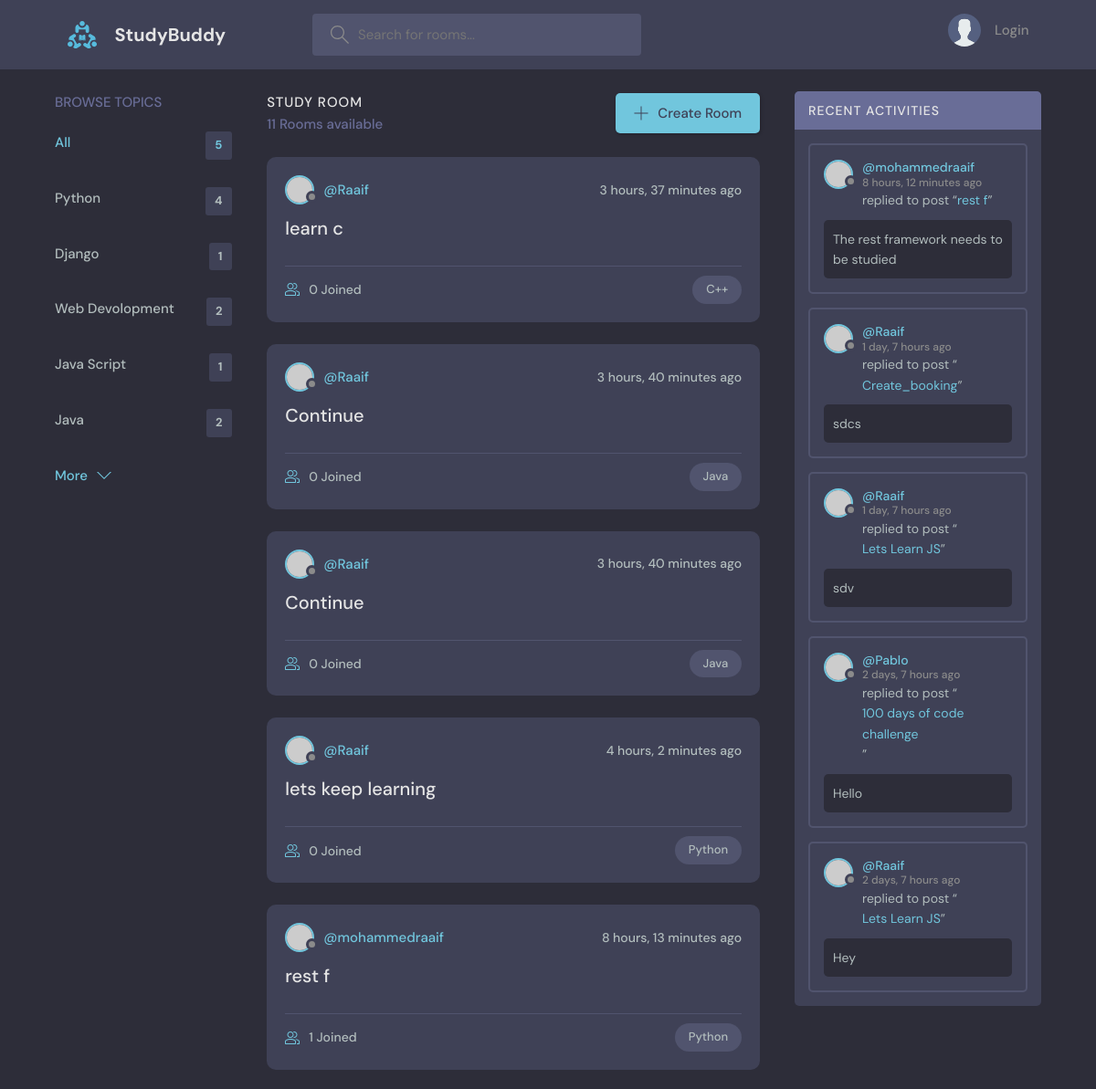
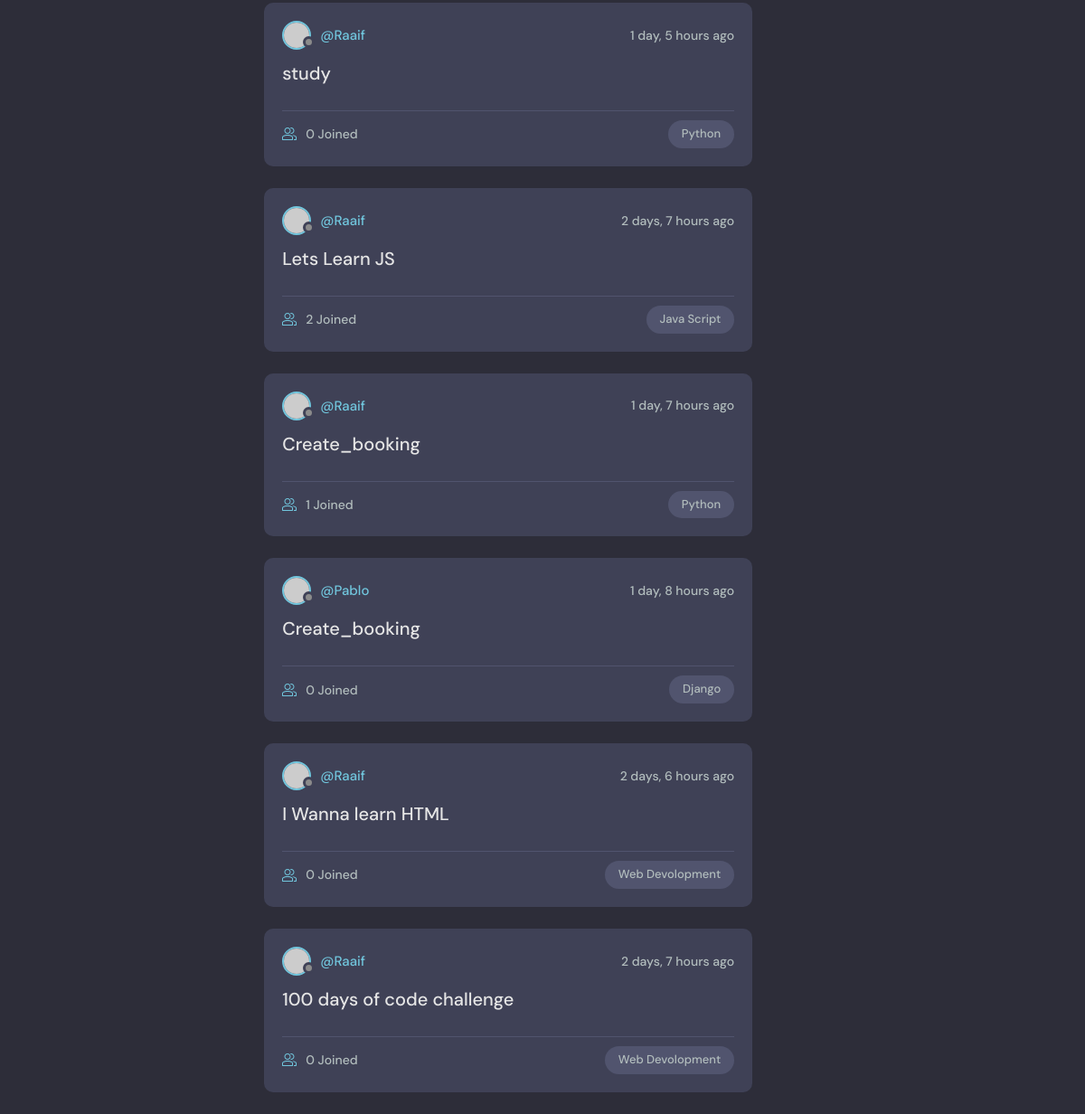
The page / on the database its author committed (2 pictures, top to bottom).
### base/models.py (models this page shows, shortened)
class Topic(models.Model):
    name = models.CharField(max_length = 200)

class Room(models.Model):
    topic = models.ForeignKey(Topic, on_delete = models.SET_NULL, null = True)
    host = models.ForeignKey(User, on_delete = models.SET_NULL, null = True)
    name = models.CharField(max_length = 200)
    description = models.TextField(null = True, blank = True)
    participants = models.ManyToManyField(User, related_name='participants', blank=True)
    updated = models.DateTimeField(auto_now= True)
    created = models.DateTimeField(auto_now_add= True)
    class Meta:
        ordering = ['-updated', '-created']
    def __str__(self):
        return self.name

class Message(models.Model):
    user = models.ForeignKey(User, on_delete = models.CASCADE)
    room = models.ForeignKey(Room, on_delete = models.CASCADE)
    body = models.TextField()
    updated = models.DateTimeField(auto_now= True)
    created = models.DateTimeField(auto_now_add= True)
    class Meta:
        ordering = ['-updated', '-created']

### base/views.py (the view)
# urls.py: path('', views.home, name="home"),
def home(request):
    q = request.GET.get('q') if request.GET.get('q') != None else ''
    rooms = Room.objects.filter(
        Q(topic__name__icontains = q) |
        Q(name__icontains=q) |
        Q(description__icontains=q)
    )
    topics = Topic.objects.all()[0:5]
    room_count = rooms.count()
    room_messages = Message.objects.filter(Q(room__topic__name__icontains=q))
    context = {
        'rooms' : rooms,
        'topics': topics,
        'room_count': room_count,
        'room_messages': room_messages
    }
    return render(request, 'base/home.html', context)#{'rooms': rooms}

### base/templates/base/home.html (shortened to what this page needs)
  {% extends 'main.html' %}
  {% block content %}
  <main class="layout layout--3">
    <div class="container">
      {% include 'base/topics_components.html' %}
      <div class="roomList">
        <div class="roomList__header">
          <div>
            <h2>Study Room</h2>
            <p>{{room_count}} Rooms available</p>
          </div>
          <a class="btn btn--main" href="{% url 'create-room' %}">
            <svg version="1.1" xmlns="http://www.w3.org/2000/svg" width="32" height="32" viewBox="0 0 32 32">
              <title>add</title>
              <path
                d="M16.943 0.943h-1.885v14.115h-14.115v1.885h14.115v14.115h1.885v-14.115h14.115v-1.885h-14.115v-14.115z"
              ></path>
            </svg>
            Create Room
          </a>
        </div>
        {% include 'base/feed_component.html' %}
      </div>
      {% include 'base/activity_components.html' %}
    </div>
  </main>
  {% endblock content %}

### base/templates/base/topics_components.html
<div class="topics">
        <div class="topics__header">
          <h2>Browse Topics</h2>
        </div>
        <ul class="topics__list">
          <li>
            <a href="{% url 'home' %}" class="active">All <span>{{topics.count}}</span></a>
          </li>
          {% for topic in topics %}
          <li>
            <a href="{% url 'home' %}?q={{topic.name}}">{{topic.name}} <span>{{topic.room_set.all.count}}</span></a>
          </li>
          {% endfor %}
        </ul>
        <a class="btn btn--link" href="{% url 'topics' %}">
          More
          <svg version="1.1" xmlns="http://www.w3.org/2000/svg" width="32" height="32" viewBox="0 0 32 32">
            <title>chevron-down</title>
            <path d="M16 21l-13-13h-3l16 16 16-16h-3l-13 13z"></path>
          </svg>
        </a>
      </div>

### base/templates/base/feed_component.html (shortened to what this page needs)
{% for room in rooms %}
<div class="roomListRoom">
    <div class="roomListRoom__header">
        <a href="{% url 'user-profile' room.host.id %}" class="roomListRoom__author">
            <div class="avatar avatar--small">
                <img src="https://randomuser.me/api/portraits/women/11.jpg" />
            </div>
            <span>@{{room.host.username}}</span>
        </a>
    <div class="roomListRoom__actions">
        <span>{{room.created|timesince}} ago</span>
    </div>
</div>
    <div class="roomListRoom__content">
        <a href="{% url 'room' room.id %}">{{room.name}}</a>
    </div>
    <div class="roomListRoom__meta">
    <a href="{% url 'room' room.id %}" class="roomListRoom__joined">
        {{room.participants.all.count}} Joined
    </a>
    <p class="roomListRoom__topic">{{room.topic.name}}</p>
    </div>
</div>
{% endfor %}

### base/templates/base/activity_components.html (shortened to what this page needs)
<div class="activities">
        <div class="activities__header">
          <h2>Recent Activities</h2>
        </div>
        {% for message in room_messages %}
        <div class="activities__box">
          <div class="activities__boxHeader roomListRoom__header">
            <a href="{% url 'user-profile' message.user.id %}" class="roomListRoom__author">
              <div class="avatar avatar--small">
                <img src="https://randomuser.me/api/portraits/women/11.jpg" />
              </div>
              <p>
                @{{message.user}}
                <span>{{message.created|timesince}} ago</span>
              </p>
            </a>
          </div>
          <div class="activities__boxContent">
            <p>replied to post “<a href="{% url 'room' message.room.id %}">{{message.room}}</a>”</p>
            <div class="activities__boxRoomContent">
              {{message.body}}
            </div>
          </div>
        </div>
        {% endfor %}
      </div>

### rows shown on the page
Topic: name "Python", room_set.all.count "4"
Topic: name "Django", room_set.all.count "1"
Topic: name "Web Devolopment", room_set.all.count "2"
Topic: name "Java Script", room_set.all.count "1"
Topic: name "Java", room_set.all.count "2"
Room: host.username "Raaif", created "3 hours, 37 minutes", name "learn c", participants.all.count "0", topic.name "C++"
Room: host.username "Raaif", created "3 hours, 40 minutes", name "Continue", participants.all.count "0", topic.name "Java"
Room: host.username "Raaif", created "3 hours, 40 minutes", name "Continue", participants.all.count "0", topic.name "Java"
Room: host.username "Raaif", created "4 hours, 2 minutes", name "lets keep learning", participants.all.count "0", topic.name "Python"
Room: host.username "mohammedraaif", created "8 hours, 13 minutes", name "rest f", participants.all.count "1", topic.name "Python"
Room: host.username "Raaif", created "1 day, 5 hours", name "study", participants.all.count "0", topic.name "Python"
Room: host.username "Raaif", created "2 days, 7 hours", name "Lets Learn JS", participants.all.count "2", topic.name "Java Script"
Room: host.username "Raaif", created "1 day, 7 hours", name "Create_booking", participants.all.count "1", topic.name "Python"
Room: host.username "Pablo", created "1 day, 8 hours", name "Create_booking", participants.all.count "0", topic.name "Django"
Room: host.username "Raaif", created "2 days, 6 hours", name "I Wanna learn HTML", participants.all.count "0", topic.name "Web Devolopment"
Room: host.username "Raaif", created "2 days, 7 hours", name "100 days of code challenge", participants.all.count "0", topic.name "Web Devolopment"
Message: user "mohammedraaif", created "8 hours, 12 minutes", room "rest f", body "The rest framework needs to be studied"
Message: user "Raaif", created "1 day, 7 hours", room "Create_booking", body "sdcs"
Message: user "Raaif", created "1 day, 7 hours", room "Lets Learn JS", body "sdv"
Message: user "Pablo", created "2 days, 7 hours", room "100 days of code challenge", body "Hello"
Message: user "Raaif", created "2 days, 7 hours", room "Lets Learn JS", body "Hey"

### other values the page prints
{{ topics.count }} "5"
{{ room_count }} "11"
